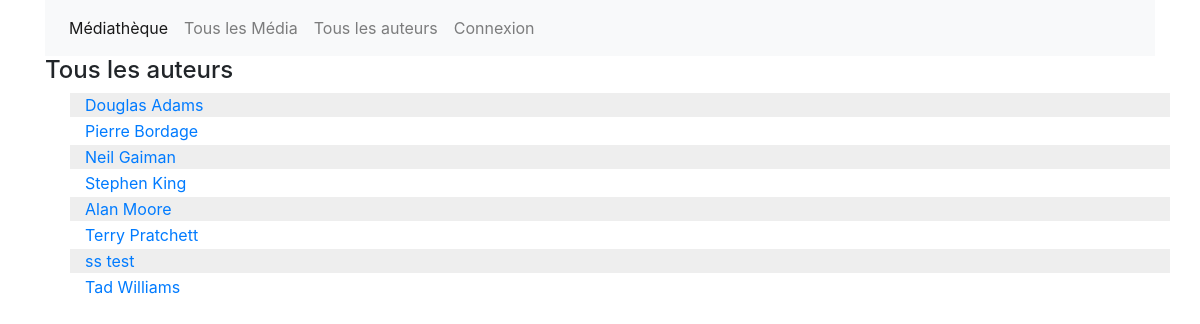
/index.php?action=authorList, run on the app's committed database.
### tables this page shows
CREATE TABLE IF NOT EXISTS `auteur` (
  `id` int(11) NOT NULL AUTO_INCREMENT,
  `nom` varchar(255) DEFAULT NULL,
  `prenom` varchar(255) DEFAULT NULL,
  `bio` text,
  PRIMARY KEY (`id`)
);

### functions/functions.php (the view, shortened to what this page needs)
<?php
function getAuthorList($env = "front"){
    $link = openConn();
    $sql = "SELECT * FROM `auteur` `a` ORDER BY `a`.`nom`;";
    $result = mysqli_query($link, $sql);
    $nbRows = mysqli_num_rows($result);
    if($nbRows > 0){
        $pageNumber = 1;
        $i = 0;
        echo "<h4>Tous les auteurs</h4>";
        echo "<ul id=\"listPaginationAuthor".$pageNumber."\" class=\"pagination-visible\">";
        while($i < $nbRows){
            $row = mysqli_fetch_assoc($result);
            $bgList = ($i%2 == 0) ? " style=\"background-color:#eee; margin-bottom: 2px;\"" : "style=\"margin-bottom: 2px;\"";
            echo "<li class=\"row\"".$bgList.">";
            if($env == "front"){
                echo "<a href=\"index.php?action=showAuteur&idAuteur=". $row["id"] . "\" class=\"col-lg-4\">".
                    utf8_encode($row["prenom"])." ".utf8_encode($row["nom"])."</a>";
            }
            echo "</li>";
            $i++;
        }
        echo "</ul>";
    }else{
        echo "0 résultat";
    }
}

### css/style.css (style rules this page uses)
.pagination-visible { visibility: visible; display: block; }

### data on the page
auteur: prenom "Douglas", nom "Adams"
auteur: prenom "Pierre", nom "Bordage"
auteur: prenom "Neil", nom "Gaiman"
auteur: prenom "Stephen", nom "King"
auteur: prenom "Alan", nom "Moore"
auteur: prenom "Terry", nom "Pratchett"
auteur: prenom "ss", nom "test"
auteur: prenom "Tad", nom "Williams"
